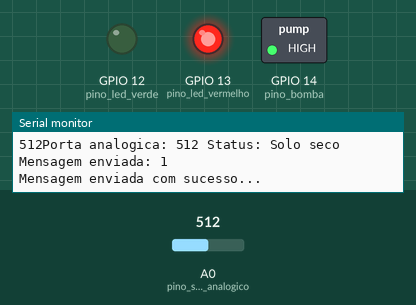
This sketch was run on a simulated ESP8266 (NodeMCU). Parts: switched loads named in the sketch (green lamp = pin HIGH), output pins drawn as LEDs (lit = HIGH), the last lines printed to the serial monitor. The test bench sets the inputs (shaded band); at power-on: A0 (pino_sinal_analogico) = 512. WiFi joins after 1.5 s; servers stay silent unless stated; no MQTT or app messages arrive unless stated.

Above: at 2.7 s.
2.8 s: A0 (pino_sinal_analogico) set to 484
At 4.6 s:
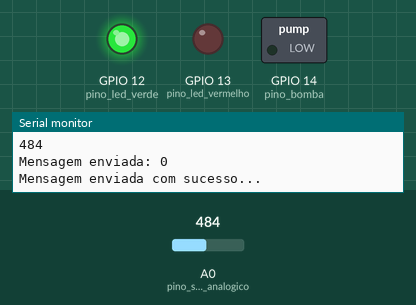
9.4 s: A0 (pino_sinal_analogico) set to 510
At 10.6 s:
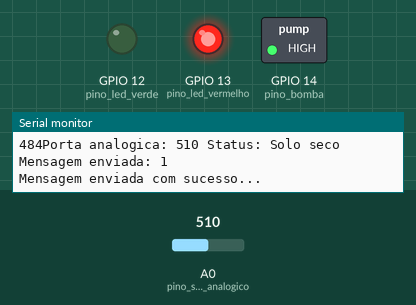
11.6 s: A0 (pino_sinal_analogico) set to 490
At 12.4 s:
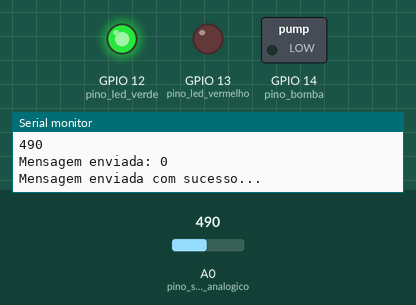
Timing chart, 0 to 14.6 s (numbered marks = the images above; inputs shaded):
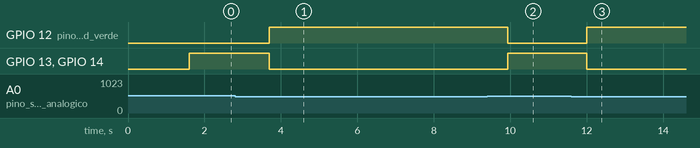

Measured:
- the behaviour switches between 500 and 499 on A0 (pino_sinal_analogico) (found by bisection; images 0 and 1)
- after the input at 2.8 s, GPIO 12 (pino_led_verde): LOW → HIGH after 0.90 s; GPIO 13 (pino_led_vermelho), GPIO 14 (pino_bomba): HIGH → LOW after 0.90 s
- after the input at 9.4 s, GPIO 12 (pino_led_verde): HIGH → LOW after 0.54 s; GPIO 13 (pino_led_vermelho), GPIO 14 (pino_bomba): LOW → HIGH after 0.54 s
- after the input at 11.6 s, GPIO 12 (pino_led_verde): LOW → HIGH after 0.40 s; GPIO 13 (pino_led_vermelho), GPIO 14 (pino_bomba): HIGH → LOW after 0.40 s

The sketch:

TrabalhoEsp.ino
```cpp
#include <dummy.h>


//Incluindo as Bibliotecas da Placa NodeMCU ESP8266 para estabelecer conexão via WiFi
#include <ESP8266WiFi.h>
#include <PubSubClient.h>

//Definindo as variáveis e os pinos e entradas correspondentes de cada componente
#define DEBUG
#define pino_sinal_analogico A0

#define pino_led_vermelho 13 //5
#define pino_led_verde 12 //7
#define pino_bomba 14 //8 14

//Variáveis
int valor_analogico;
String strMSG = "0";
char mensagem[30];

const char* ssid = "Toca_da_Jade";             //SSID da rede WIFI
const char* password =  "analista";    //senha da rede wifi
//Informações da Instância do broker MQTT
const char* mqttServer = "broker.mqtt-dashboard.com";   //server
const char* mqttUser = "lucas";              //user
const char* mqttPassword = "251201";      //password
const int mqttPort = 1883;                     //port
const char* mqttTopicSub = "jardim/bomba";      //tópico que será assinado no Broker

WiFiClient espClient;
PubSubClient client(espClient);

//Definindo as entradas correspondentes aos pinos e os Prints de Resposta para o monitor serial
void setup() {
  Serial.begin(9600);
  pinMode(pino_sinal_analogico, INPUT);
  pinMode(pino_led_vermelho, OUTPUT);
  pinMode(pino_led_verde, OUTPUT);
  pinMode(pino_bomba, OUTPUT);

  WiFi.begin(ssid, password);

  Serial.print("Entrando no Setup");

  while (WiFi.status() != WL_CONNECTED) {
    delay(500);
#ifdef DEBUG
    Serial.println("Aguarde! Conectando ao WiFi...");
#endif
  }
#ifdef DEBUG
  Serial.println("Conectado na rede WiFi com sucesso!");
#endif

  client.setServer(mqttServer, mqttPort);
  client.setCallback(callback);

  while (!client.connected()) {
#ifdef DEBUG
    Serial.println("Conectando ao Broker MQTT...");
#endif

    if (client.connect("ESP8266Client", mqttUser, mqttPassword )) {
#ifdef DEBUG
      Serial.println("Conectado com sucesso");
#endif

    } else {
#ifdef DEBUG
      Serial.print("falha estado  ");
      Serial.print(client.state());
#endif
      delay(2000);
    }
  }

  //subscreve no tópico
  client.subscribe(mqttTopicSub);

}

void loop() {

  if (!client.connected()) {
    Serial.print("Passou no Connected");
    reconect();

  }

  Serial.print(valor_analogico);
  //Lendo o valor do pino A0 do sensor para detecção
  valor_analogico = analogRead(pino_sinal_analogico);

  //Mostrando o valor da porta analógica no serial monitor
  Serial.print("Porta analogica: ");
  Serial.print(valor_analogico);

  //Definindo o parâmetro para um Solo úmido, acendendo o LED VERDE
    if (valor_analogico >= 0 && valor_analogico < 500)
    {
      Serial.println("Status: Solo umido");
      Serial.println(valor_analogico);

      digitalWrite (pino_led_vermelho, LOW);
      digitalWrite (pino_led_verde, HIGH);
      digitalWrite (pino_bomba, LOW);

      //Enviando Mensagem ao Broker
      sprintf(mensagem, "0"); //Definindo o valor zero como parâmetro para o Broker mostrar uma imagem "verde"
      Serial.print("Mensagem enviada: ");
      Serial.println(mensagem);
      client.publish("jardim/bomba", mensagem);
      Serial.println("Mensagem enviada com sucesso...");

    }


  //Definindo o parâmetro para um Solo Seco, acendendo o LED VERMELHO e acionando a bomba
    if (valor_analogico >= 500 && valor_analogico <= 1024)
    {
      Serial.println(" Status: Solo seco");

      digitalWrite (pino_led_verde, LOW);
      digitalWrite (pino_led_vermelho, HIGH);
      digitalWrite (pino_bomba, HIGH);

       //Enviando Mensagem ao Broker
      sprintf(mensagem, "1"); //Definindo o valor UM como parâmetro para o Broker mostrar uma imagem "vermelha"
      Serial.print("Mensagem enviada: ");
      Serial.println(mensagem);
      client.publish("jardim/bomba", mensagem);
      Serial.println("Mensagem enviada com sucesso...");

    }
  delay(1000);

  client.loop();

}

void callback(char* topic, byte* payload, unsigned int length) {

  //Armazenando mensagem recebida em uma string
  payload[length] = '\0';
  strMSG = String((char*)payload);

#ifdef DEBUG
  Serial.print("Mensagem chegou do tópico: ");
  Serial.println(topic);
  Serial.print("Mensagem:");
  Serial.print(strMSG);
  Serial.println();
  Serial.println("-----------------------");
#endif

}

//Função pra reconectar ao servidor MQTT
void reconect() {
  //Enquanto estiver desconectado
  while (!client.connected()) {
#ifdef DEBUG
    Serial.print("Tentando conectar ao servidor MQTT");
#endif

    bool conectado = strlen(mqttUser) > 0 ?
                     client.connect("ESP8266Client", mqttUser, mqttPassword) :
                     client.connect("ESP8266Client");

    if (conectado) {
#ifdef DEBUG
      Serial.println("Conectado!");
#endif
      //Subscreve no tópico
      client.subscribe(mqttTopicSub, 1); //nivel de qualidade: QoS 1
    } else {
#ifdef DEBUG
      Serial.println("Falha durante a conexão.Code: ");
      Serial.println( String(client.state()).c_str());
      Serial.println("Tentando novamente em 10 s");
#endif
      //Aguarda 10 segundos
      delay(5000);
    }
  }
}
```
